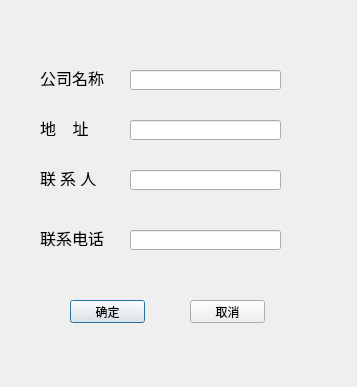
<?xml version="1.0" encoding="UTF-8"?>
<ui version="4.0">
 <class>DialogEditGuardCompany</class>
 <widget class="QDialog" name="DialogEditGuardCompany">
  <property name="geometry">
   <rect>
    <x>0</x>
    <y>0</y>
    <width>357</width>
    <height>387</height>
   </rect>
  </property>
  <property name="windowTitle">
   <string>输入公司信息</string>
  </property>
  <widget class="QLabel" name="label">
   <property name="geometry">
    <rect>
     <x>40</x>
     <y>70</y>
     <width>70</width>
     <height>16</height>
    </rect>
   </property>
   <property name="font">
    <font>
     <family>Agency FB</family>
     <pointsize>12</pointsize>
    </font>
   </property>
   <property name="text">
    <string>公司名称</string>
   </property>
  </widget>
  <widget class="QLabel" name="label_2">
   <property name="geometry">
    <rect>
     <x>40</x>
     <y>120</y>
     <width>70</width>
     <height>16</height>
    </rect>
   </property>
   <property name="font">
    <font>
     <family>Agency FB</family>
     <pointsize>12</pointsize>
    </font>
   </property>
   <property name="text">
    <string>地    址</string>
   </property>
  </widget>
  <widget class="QLabel" name="label_3">
   <property name="geometry">
    <rect>
     <x>40</x>
     <y>170</y>
     <width>70</width>
     <height>16</height>
    </rect>
   </property>
   <property name="font">
    <font>
     <family>Agency FB</family>
     <pointsize>12</pointsize>
    </font>
   </property>
   <property name="text">
    <string>联 系 人</string>
   </property>
  </widget>
  <widget class="QLabel" name="label_4">
   <property name="geometry">
    <rect>
     <x>40</x>
     <y>230</y>
     <width>70</width>
     <height>16</height>
    </rect>
   </property>
   <property name="font">
    <font>
     <family>Agency FB</family>
     <pointsize>12</pointsize>
    </font>
   </property>
   <property name="text">
    <string>联系电话</string>
   </property>
  </widget>
  <widget class="QPushButton" name="pushButtonOk">
   <property name="geometry">
    <rect>
     <x>70</x>
     <y>300</y>
     <width>75</width>
     <height>23</height>
    </rect>
   </property>
   <property name="text">
    <string>确定</string>
   </property>
  </widget>
  <widget class="QPushButton" name="pushButtonCancel">
   <property name="geometry">
    <rect>
     <x>190</x>
     <y>300</y>
     <width>75</width>
     <height>23</height>
    </rect>
   </property>
   <property name="text">
    <string>取消</string>
   </property>
  </widget>
  <widget class="QLineEdit" name="lineEditName">
   <property name="geometry">
    <rect>
     <x>130</x>
     <y>70</y>
     <width>151</width>
     <height>20</height>
    </rect>
   </property>
  </widget>
  <widget class="QLineEdit" name="lineEditAddress">
   <property name="geometry">
    <rect>
     <x>130</x>
     <y>120</y>
     <width>151</width>
     <height>20</height>
    </rect>
   </property>
  </widget>
  <widget class="QLineEdit" name="lineEditContacts">
   <property name="geometry">
    <rect>
     <x>130</x>
     <y>170</y>
     <width>151</width>
     <height>20</height>
    </rect>
   </property>
  </widget>
  <widget class="QLineEdit" name="lineEditPhone">
   <property name="geometry">
    <rect>
     <x>130</x>
     <y>230</y>
     <width>151</width>
     <height>20</height>
    </rect>
   </property>
  </widget>
 </widget>
 <resources/>
 <connections>
  <connection>
   <sender>pushButtonCancel</sender>
   <signal>clicked()</signal>
   <receiver>DialogEditGuardCompany</receiver>
   <slot>reject()</slot>
   <hints>
    <hint type="sourcelabel">
     <x>257</x>
     <y>331</y>
    </hint>
    <hint type="destinationlabel">
     <x>204</x>
     <y>223</y>
    </hint>
   </hints>
  </connection>
 </connections>
</ui>
